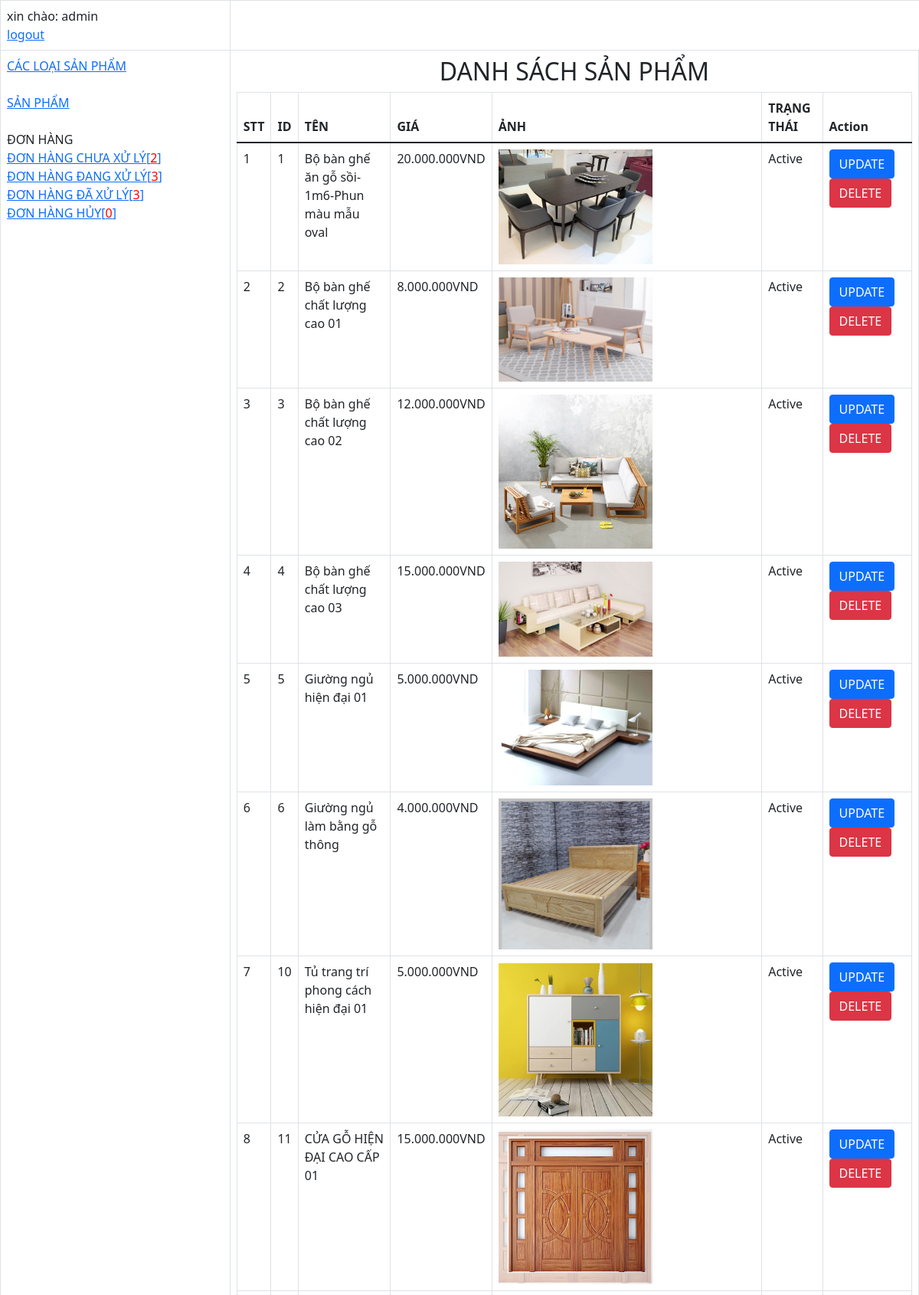
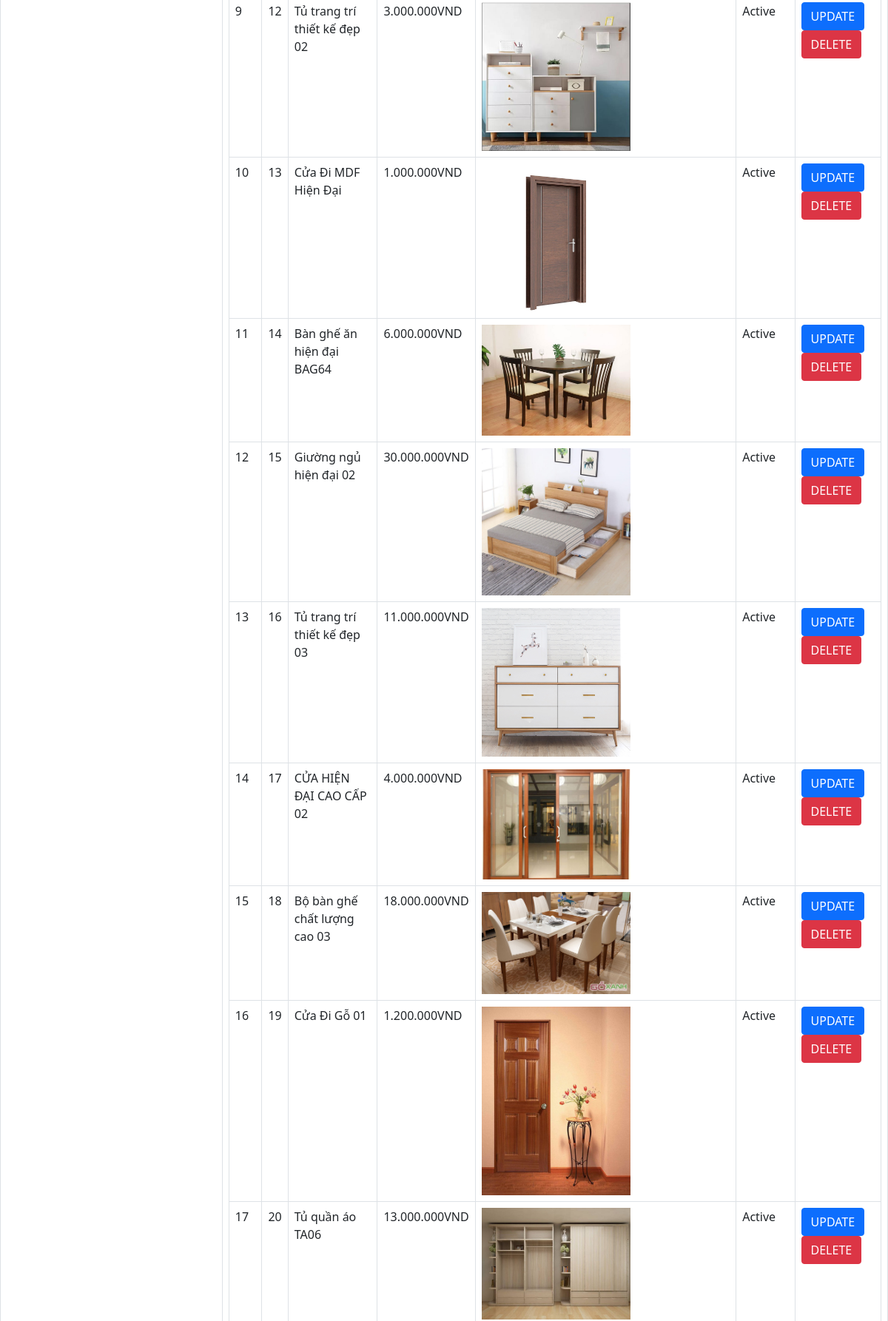
The app's page /website/admin/?option=products (signed in, upper part) with its own data (2 pictures, top to bottom).
### tables this page shows
CREATE TABLE `products` (
  `id` int(11) NOT NULL,
  `brandid` int(11) NOT NULL,
  `productName` varchar(50) NOT NULL,
  `productImage` varchar(50) NOT NULL,
  `productPrice` int(11) NOT NULL,
  `productDescription` text NOT NULL,
  `productView` int(11) NOT NULL,
  `productStatus` tinyint(1) NOT NULL DEFAULT 0
);

### website/views/admin/products/showproducts.php (the view, shortened to what this page needs)
<?php
$query ="select*from products";
$result = $con->query($query);
?>
<h2  style="  text-align: center;" >DANH SÁCH SẢN PHẨM</h2>
<table class="table table-bordered">
    <thead>
        <tr>
            <th>STT</th>
            <th>ID</th>
            <th>TÊN </th>
            <th>GIÁ</th>
            <th>ẢNH</th>
            <th>TRẠNG THÁI</th>
            <th>Action</th>
        </tr>
    </thead>
    <tbody>
        <?php $count=1;?>
        <?php foreach($result as $item):?>
            <tr>
                <td><?=$count++?></td>
                <td width="3%"><?=$item['id']?></td>
                <td><?=$item['productName']?></td>
                <td><?=number_format($item['productPrice'],0,',','.') ?>VND</td>
                <td width="40%"><img src="../imagess/<?=$item['productImage']?>" width = "60%"> </td>
                <td><?=$item['productStatus']==1?'Active':'UnActive'?></td>
                <td><a href="?option=updateproduct&id=<?=$item['id']?>"><input class="btn btn-primary" type="button" value="UPDATE"></a>  <a href="?option=products&id=<?=$item['id']?>" onclick="return confirm('Are you sure ?')"><input class="btn btn-danger" type="button" value="DELETE"></a></td>
            </tr>
            <?php endforeach;?>
    </tbody>
</table>
<br>

### records on screen
products: id "1", productName "Bộ bàn ghế ăn gỗ sồi-1m6-Phun màu mẫu oval", productPrice "20.000.000", productImage (picture), productStatus "Active"
products: id "2", productName "Bộ bàn ghế chất lượng cao 01", productPrice "8.000.000", productImage (picture), productStatus "Active"
products: id "3", productName "Bộ bàn ghế chất lượng cao 02", productPrice "12.000.000", productImage (picture), productStatus "Active"
products: id "4", productName "Bộ bàn ghế chất lượng cao 03", productPrice "15.000.000", productImage (picture), productStatus "Active"
products: id "5", productName "Giường ngủ hiện đại 01", productPrice "5.000.000", productImage (picture), productStatus "Active"
products: id "6", productName "Giường ngủ làm bằng gỗ thông", productPrice "4.000.000", productImage (picture), productStatus "Active"
products: id "10", productName "Tủ trang trí phong cách hiện đại 01", productPrice "5.000.000", productImage (picture), productStatus "Active"
products: id "11", productName "CỬA GỖ HIỆN ĐẠI CAO CẤP 01", productPrice "15.000.000", productImage (picture), productStatus "Active"
products: id "12", productName "Tủ trang trí thiết kế đẹp 02", productPrice "3.000.000", productImage (picture), productStatus "Active"
products: id "13", productName "Cửa Đi MDF Hiện Đại", productPrice "1.000.000", productImage (picture), productStatus "Active"
products: id "14", productName "Bàn ghế ăn hiện đại BAG64", productPrice "6.000.000", productImage (picture), productStatus "Active"
products: id "15", productName "Giường ngủ hiện đại 02", productPrice "30.000.000", productImage (picture), productStatus "Active"
products: id "16", productName "Tủ trang trí thiết kế đẹp 03", productPrice "11.000.000", productImage (picture), productStatus "Active"
products: id "17", productName "CỬA HIỆN ĐẠI CAO CẤP 02", productPrice "4.000.000", productImage (picture), productStatus "Active"
products: id "18", productName "Bộ bàn ghế chất lượng cao 03", productPrice "18.000.000", productImage (picture), productStatus "Active"
products: id "19", productName "Cửa Đi Gỗ 01", productPrice "1.200.000", productImage (picture), productStatus "Active"
products: id "20", productName "Tủ quần áo TA06", productPrice "13.000.000", productImage (picture), productStatus "Active"

### other values on screen
$_SESSION['admin'] "admin"
$chuaxuly "2"
$dangxuly "3"
$daxuly "3"
$huy "0"
